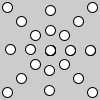
Frame 1 (no input)
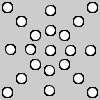
Frame 60 (the mouse pressed at the canvas centre just before this capture)
Frame 120 (the mouse held since frame 60 and released just before this capture): identical to frame 60, image omitted

The Processing sketch that drew these frames (run headless with seeded random() and noise(); from frame 60 on, the mouse is pressed at the canvas centre):

// Processing sketch: h_5_4
// ── h_5_4.pde
void setup(){
}
void draw(){
  translate(50, 50);
  for (int i = 0; i <= 360; i += 45){
    for (int e = 0; e <= 3; e++){
      ellipse(cos(radians(i)) * 20 * e, sin(radians(i)) * 20 * e, 10, 10);
    }
  }
}
